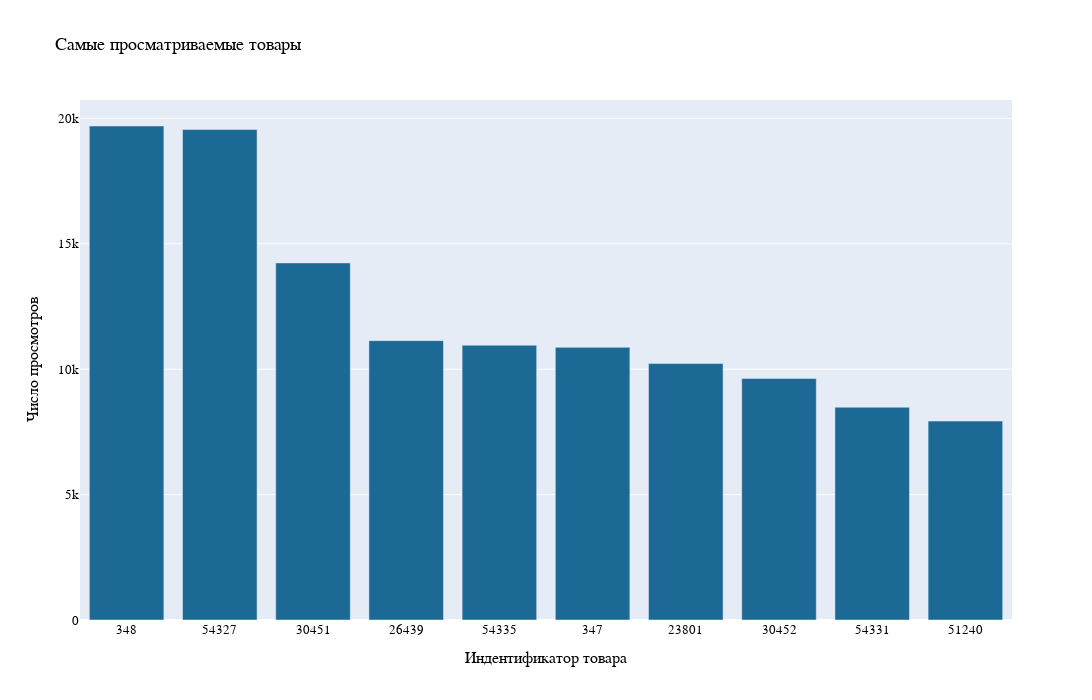

Here is the notebook cell this chart was saved with:
### Markdown cell above
Продукция

### Code cell
products = data.groupby(by = "product_id")["event_id"].count().sort_values(ascending = False)[:10]
products_str = [str(product) for product in products.keys()]

fig = go.Figure()

fig.add_trace(go.Bar(x = products_str, y = products.values, marker_color = colors_list[1]))

fig.update_layout(height = 700, width = 1400)
fig.update_layout(title_text = "Cамые просматриваемые товары")
fig.update_layout(font_family = "Arial", font_size = 13, title_font_family = "Arial", font_color = "black")
fig.update_xaxes(title_text = "Индентификатор товара")
fig.update_yaxes(title_text = "Число просмотров")

fig.show()

### Figure 1 — Plotly figure (JSON) as saved in the notebook; plotly's stock layout.template omitted (floating-point values rounded to 4 significant figures)
{"data": [{"marker": {"color": "rgb(29, 105, 150)"}, "type": "bar", "x": ["348", "54327", "30451", "26439", "54335", "347", "23801", "30452", "54331", "51240"], "y": [19697, 19557, 14238, 11139, 10956, 10871, 10226, 9629, 8484, 7931]}], "layout": {"font": {"color": "black", "family": "Arial", "size": 13}, "height": 700, "title": {"font": {"family": "Arial"}, "text": "Cамые просматриваемые товары"}, "width": 1400, "xaxis": {"title": {"text": "Индентификатор товара"}}, "yaxis": {"title": {"text": "Число просмотров"}}}}
